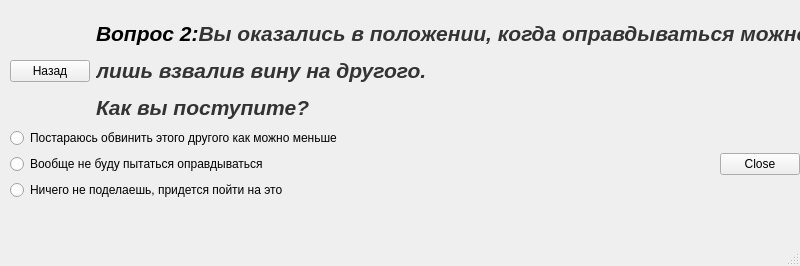
<?xml version="1.0" encoding="UTF-8"?>
<ui version="4.0">
 <class>Test_2q2</class>
 <widget class="QMainWindow" name="Test_2q2">
  <property name="geometry">
   <rect>
    <x>0</x>
    <y>0</y>
    <width>800</width>
    <height>266</height>
   </rect>
  </property>
  <property name="windowTitle">
   <string>MainWindow</string>
  </property>
  <widget class="QWidget" name="centralwidget">
   <widget class="QWidget" name="">
    <property name="geometry">
     <rect>
      <x>10</x>
      <y>20</y>
      <width>790</width>
      <height>180</height>
     </rect>
    </property>
    <layout class="QGridLayout" name="gridLayout">
     <item row="0" column="0" colspan="2">
      <layout class="QHBoxLayout" name="horizontalLayout">
       <item>
        <widget class="QPushButton" name="backButton_for_q1">
         <property name="text">
          <string>Назад</string>
         </property>
        </widget>
       </item>
       <item>
        <widget class="QLabel" name="label">
         <property name="text">
          <string>&lt;html&gt;&lt;head/&gt;&lt;body&gt;&lt;p&gt;&lt;span style=&quot; font-size:16pt; font-weight:600; font-style:italic;&quot;&gt;Вопрос 2:&lt;/span&gt;&lt;span style=&quot; font-family:'Trebuchet MS,Georgia,Bitstream Charter,serif'; font-size:16pt; font-weight:600; font-style:italic; color:#333333; background-color:transparent;&quot;&gt;Вы оказались в положении, когда оправдываться можно,&lt;/span&gt;&lt;/p&gt;&lt;p&gt;&lt;span style=&quot; font-family:'Trebuchet MS,Georgia,Bitstream Charter,serif'; font-size:16pt; font-weight:600; font-style:italic; color:#333333; background-color:transparent;&quot;&gt;лишь взвалив вину на другого. &lt;/span&gt;&lt;/p&gt;&lt;p&gt;&lt;span style=&quot; font-family:'Trebuchet MS,Georgia,Bitstream Charter,serif'; font-size:16pt; font-weight:600; font-style:italic; color:#333333; background-color:transparent;&quot;&gt;Как вы поступите?&lt;/span&gt;&lt;/p&gt;&lt;/body&gt;&lt;/html&gt;</string>
         </property>
        </widget>
       </item>
      </layout>
     </item>
     <item row="1" column="0">
      <layout class="QVBoxLayout" name="verticalLayout_2">
       <item>
        <widget class="QRadioButton" name="radioButton_12">
         <property name="text">
          <string>Постараюсь обвинить этого другого как можно меньше</string>
         </property>
        </widget>
       </item>
       <item>
        <widget class="QRadioButton" name="radio2Button_22">
         <property name="text">
          <string>Вообще не буду пытаться оправдываться</string>
         </property>
        </widget>
       </item>
       <item>
        <widget class="QRadioButton" name="radio2Button_32">
         <property name="text">
          <string>Ничего не поделаешь, придется пойти на это</string>
         </property>
        </widget>
       </item>
      </layout>
     </item>
     <item row="1" column="1">
      <layout class="QHBoxLayout" name="horizontalLayout_2">
       <item>
        <spacer name="horizontalSpacer">
         <property name="orientation">
          <enum>Qt::Horizontal</enum>
         </property>
         <property name="sizeHint" stdset="0">
          <size>
           <width>208</width>
           <height>20</height>
          </size>
         </property>
        </spacer>
       </item>
       <item>
        <widget class="QPushButton" name="closeButton_for_Begin">
         <property name="text">
          <string>Close</string>
         </property>
        </widget>
       </item>
      </layout>
     </item>
    </layout>
   </widget>
  </widget>
  <widget class="QMenuBar" name="menubar">
   <property name="geometry">
    <rect>
     <x>0</x>
     <y>0</y>
     <width>800</width>
     <height>21</height>
    </rect>
   </property>
  </widget>
  <widget class="QStatusBar" name="statusbar"/>
 </widget>
 <resources/>
 <connections/>
</ui>
